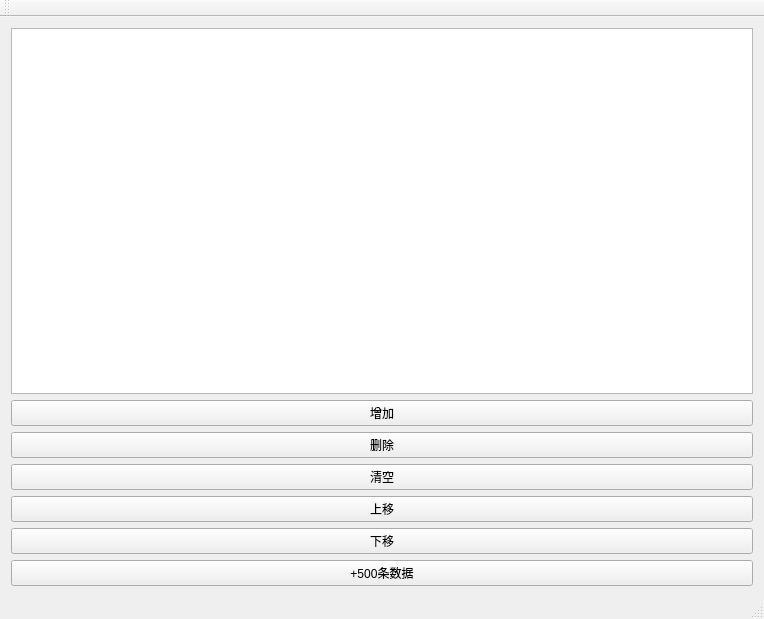
<?xml version="1.0" encoding="UTF-8"?>
<ui version="4.0">
 <class>MainWindow</class>
 <widget class="QMainWindow" name="MainWindow">
  <property name="geometry">
   <rect>
    <x>0</x>
    <y>0</y>
    <width>764</width>
    <height>619</height>
   </rect>
  </property>
  <property name="windowTitle">
   <string>MainWindow</string>
  </property>
  <widget class="QWidget" name="centralWidget">
   <layout class="QVBoxLayout" name="verticalLayout_2">
    <item>
     <widget class="QTableView" name="tableView"/>
    </item>
    <item>
     <layout class="QVBoxLayout" name="verticalLayout">
      <item>
       <widget class="QPushButton" name="pushButton">
        <property name="text">
         <string>增加</string>
        </property>
       </widget>
      </item>
      <item>
       <widget class="QPushButton" name="pushButton_2">
        <property name="text">
         <string>删除</string>
        </property>
       </widget>
      </item>
      <item>
       <widget class="QPushButton" name="pushButton_3">
        <property name="text">
         <string>清空</string>
        </property>
       </widget>
      </item>
      <item>
       <widget class="QPushButton" name="pushButton_4">
        <property name="text">
         <string>上移</string>
        </property>
       </widget>
      </item>
      <item>
       <widget class="QPushButton" name="pushButton_5">
        <property name="text">
         <string>下移</string>
        </property>
       </widget>
      </item>
      <item>
       <widget class="QPushButton" name="pushButton_6">
        <property name="text">
         <string>+500条数据</string>
        </property>
       </widget>
      </item>
     </layout>
    </item>
   </layout>
  </widget>
  <widget class="QMenuBar" name="menuBar">
   <property name="geometry">
    <rect>
     <x>0</x>
     <y>0</y>
     <width>764</width>
     <height>23</height>
    </rect>
   </property>
  </widget>
  <widget class="QToolBar" name="mainToolBar">
   <attribute name="toolBarArea">
    <enum>TopToolBarArea</enum>
   </attribute>
   <attribute name="toolBarBreak">
    <bool>false</bool>
   </attribute>
  </widget>
  <widget class="QStatusBar" name="statusBar"/>
 </widget>
 <layoutdefault spacing="6" margin="11"/>
 <resources/>
 <connections/>
</ui>
